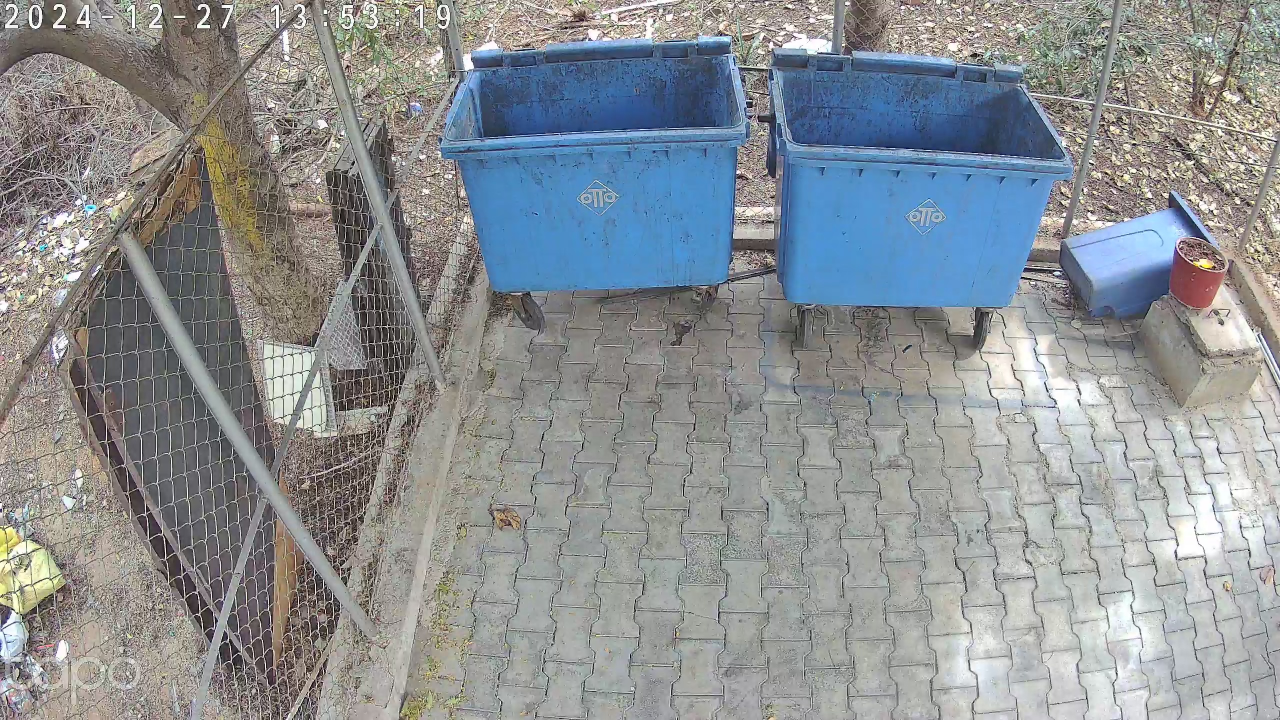
#> input picture frame_20241227_135322.jpg, 2560 x 1440 px (shown at 1/2 size)
$ python -i wmtest_v3.py   (imports and definitions only)
#> lines starting #> are read from the running program, lines starting #| are printed output that depends on the picture
#> further down, picture is the input picture: shape (1440, 2560, 3); mean B, G, R 147.7, 144.6, 140
import cv2
import numpy as np
from datetime import datetime, timedelta
import json
import Person
import time

# Define parameters
cnt_up = 0
username = "wm_ipc_01"
password = "iiit123"
camera_ip = "10.2.203.135"  # Your camera IP
rtsp_port = "8000"  # RTSP port
url = f"rtsp://{username}:{password}@{camera_ip}:{rtsp_port}/stream1"

frame_width = 900
frame_height = 492

# ROI coordinates for bin occupancy detection
x, y, w, h = 491, 1, 242, 113  # Replace with actual saved values

# Open the RTSP stream
# [5 lines not run here, left out]

# Background subtractor for people counting
fgbg = cv2.createBackgroundSubtractorMOG2(detectShadows=True)
kernelOp = np.ones((3, 3), np.uint8)
kernelCl = np.ones((11, 11), np.uint8)
font = cv2.FONT_HERSHEY_SIMPLEX
persons = []
max_p_age = 5
pid = 1

# Timers
next_bin_check = datetime.now().replace(minute=59, second=0, microsecond=0) + timedelta(hours=1)  # Set for the 59th minute of the next hour
end_of_hour = next_bin_check.replace(minute=0, second=0, microsecond=0) + timedelta(hours=1)

# Bin tracking variables
previous_fill_ratio = None
last_clean_time = None
hourly_data = []

# Frame rate control
fps = 5
frame_interval = 1 / fps  # Time between frames in seconds
last_frame_time = time.time()

# Bin level detection function (captures 3 frames and checks majority)
def get_bin_fill_status(frame):
    roi_cropped = frame[y:y + h, x:x + w]
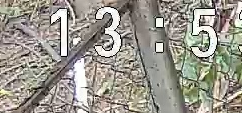
#> roi_cropped: shape (113, 242, 3); mean B, G, R 141.7, 151.4, 154.9
    gray = cv2.cvtColor(roi_cropped, cv2.COLOR_BGR2GRAY)
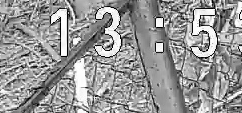
#> gray: shape (113, 242); min 0, max 255, mean 151.3
    blurred = cv2.GaussianBlur(gray, (5, 5), 0)
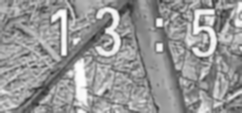
#> blurred: shape (113, 242); min 43, max 254, mean 151.3
    edges = cv2.Canny(blurred, threshold1=50, threshold2=150)
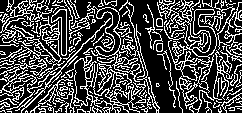
#> edges: shape (113, 242); 29.5% white in thin lines or dots

    # Calculate fill ratio
    edge_pixels = np.count_nonzero(edges)
#> edge_pixels = 8055
    total_pixels = edges.size
#> total_pixels = 27346
    fill_ratio = edge_pixels / total_pixels
#> fill_ratio = 0.295

    status = (
        "Full" if fill_ratio > 0.50 else
        "Half-Full" if fill_ratio > 0.20 else
        "Empty"
    )
#> status = 'Half-Full'

    return fill_ratio, status


# Main processing loop
# [130 lines not run here, left out]

>>> import cv2
>>> picture = cv2.imread('frame_20241227_135322.jpg')
>>> result = get_bin_fill_status(picture)
#> result = (0.295, 'Half-Full')
